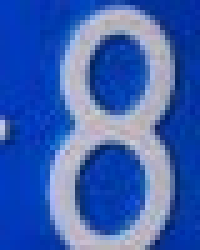
//> input picture knn1/src/test/chepai2.jpg, 40 x 50 px (shown 5 times larger)
$ ./test_data_make   (built with g++ and OpenCV 4)
//> lines starting //> are read from the running program, lines starting //| are printed output that depends on the picture; after the words box and inside, x2 and y2 are one past the last pixel; in counts of white or black regions, pixels touching at a corner belong together
#include <iostream>
#include <opencv2/opencv.hpp>

using namespace std;
using namespace cv;

int main(){
	Mat src = imread("./chepai2.jpg", 0);
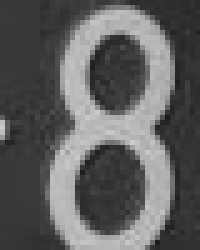
//> src: 50 rows x 40 cols, CV_8UC1 (shown 5 times larger); min 28, max 206, mean 95.2
	cout << "src type: " << src.type() << endl;
//| src type: 0
//	imshow("chepai2", src);
	threshold(src, src, 100, 255, THRESH_BINARY);
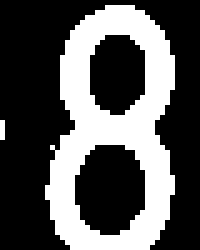
//> src: 50 rows x 40 cols, CV_8UC1 (shown 5 times larger); 33.7% white; 2 white regions (1 under 20 px), largest, box (x1, y1, x2, y2) and area: (9, 1, 35, 50) 669
	src = src < 100;
	src.convertTo(src, CV_32F);
	cout << "src1 type: " << src.type()  << endl;
//| src1 type: 5

//	imshow("chepai3", src);

	Mat src2 = imread("./cehpai3.jpg");
//> cehpai3.jpg cannot be read in this run, so this picture is empty
	//cout << "src2 type: " << src2.type()  << endl;

//	imshow("chepai33", src2);

//	waitKey(0);
	return 0;
}

$ run again, with knn1/src/test/chepai.jpg copied over knn1/src/test/chepai2.jpg
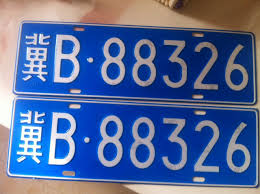
//> input picture knn1/src/test/chepai.jpg, 260 x 194 px
//> `Mat src = imread("./chepai2.jpg", 0);`:
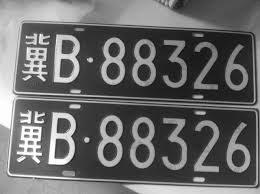
//> src: 194 rows x 260 cols, CV_8UC1; min 7, max 255, mean 105.3
//| src type: 0
//> `threshold(src, src, 100, 255, THRESH_BINARY);`:
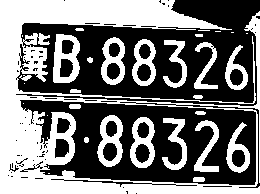
//> src: 194 rows x 260 cols, CV_8UC1; 45.5% white; 31 white regions (9 under 20 px), largest, box (x1, y1, x2, y2) and area: (0, 0, 260, 194) 16368, (53, 34, 80, 83) 800, (97, 115, 123, 167) 703
//| src1 type: 5
